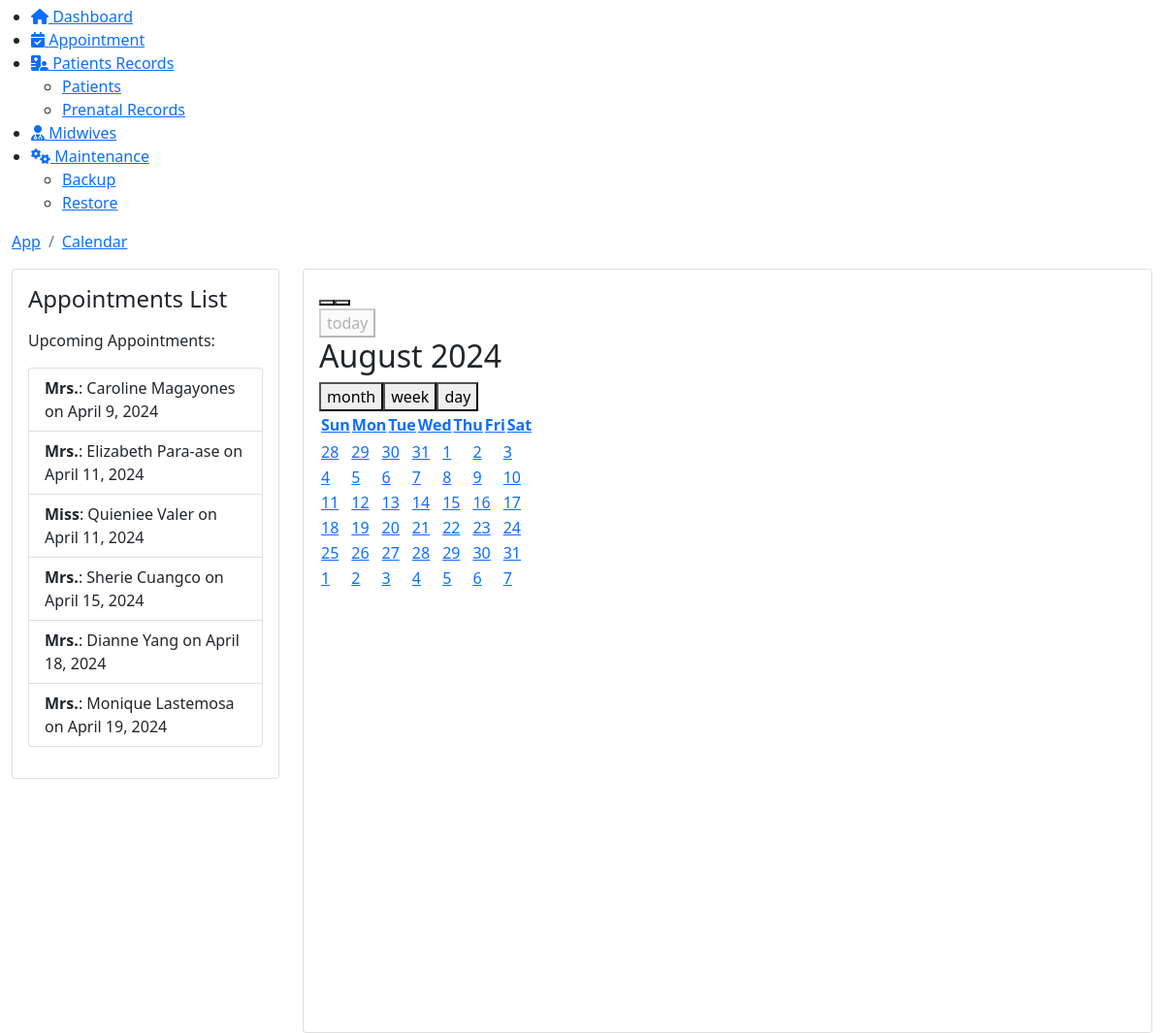
Page /admin/app_calendar.php (lower part) on the earlier database version.
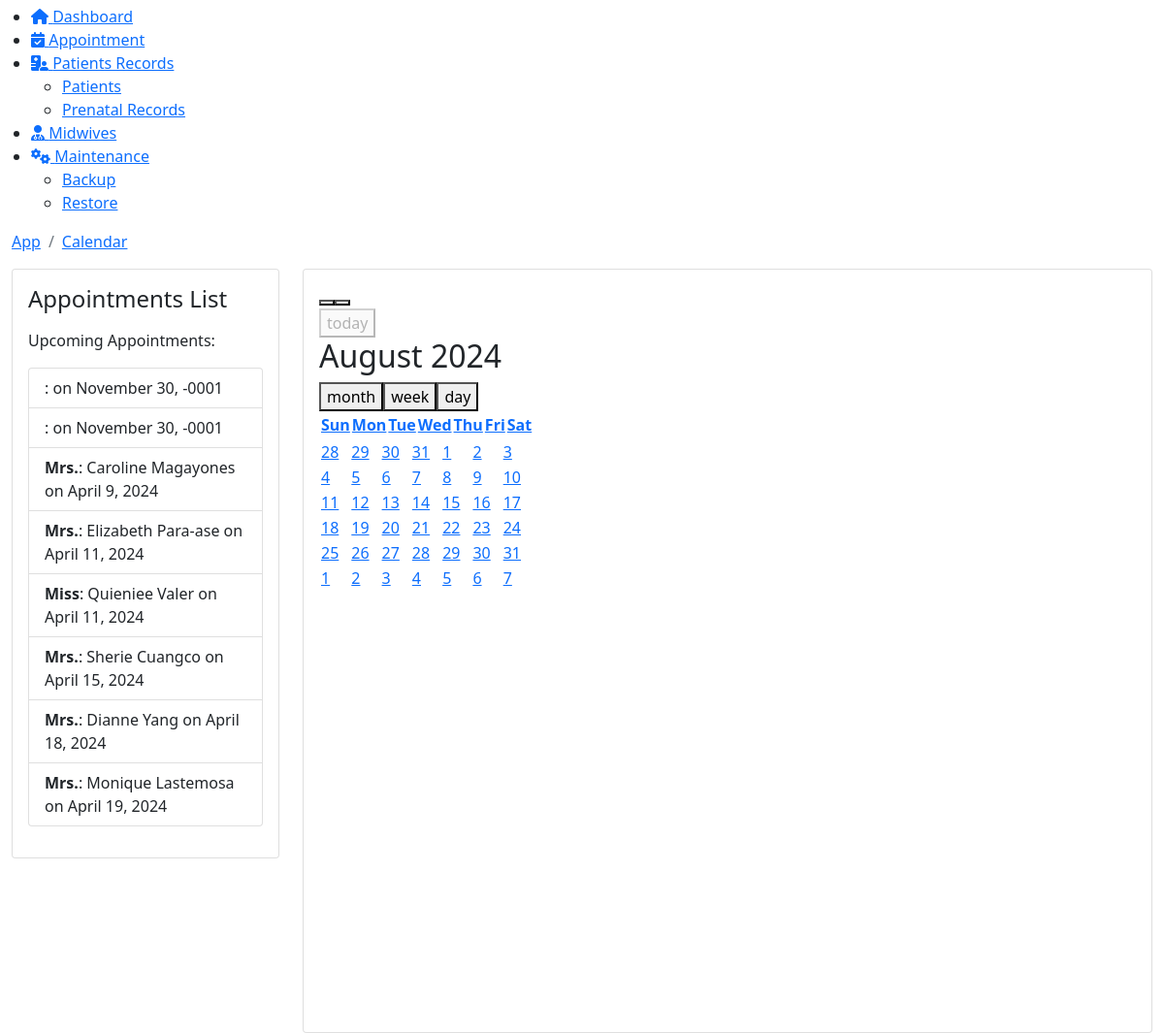
Same page on the later database version.
### tables this page shows
CREATE TABLE `appointments` (
  `A_Id` int(11) NOT NULL AUTO_INCREMENT,
  `Title` varchar(10) NOT NULL,
  `FirstName` varchar(50) NOT NULL,
  `LastName` varchar(50) NOT NULL,
  `DateOfAppointment` date NOT NULL,
  `StartTime` time NOT NULL,
  `EndTime` time NOT NULL,
  `Address` varchar(100) NOT NULL,
  `Mobile` varchar(15) NOT NULL,
  `Consult_Doc` varchar(50) NOT NULL,
  `Email` varchar(100) NOT NULL,
  `Conditions` text NOT NULL,
  `Note` text NOT NULL,
  `Accepted` int(11) DEFAULT 2,
  PRIMARY KEY (`A_Id`)
);

### admin/app_calendar.php (the view, shortened to what this page needs)
<!DOCTYPE html>
<html lang="en">
    <head>
		 <link href="https://eres.dexignzone.com/codeigniter/demo/public/assets/vendor/fullcalendar/css/main.min.css" rel="stylesheet" type="text/css"/>
		 <link href="https://eres.dexignzone.com/codeigniter/demo/public/assets/vendor/bootstrap-select/dist/css/bootstrap-select.min.css" rel="stylesheet" type="text/css"/>
    <link class="main-css" href="https://eres.dexignzone.com/codeigniter/demo/public/assets/css/style.css" rel="stylesheet" type="text/css"/>
	<link rel="stylesheet" href="https://cdnjs.cloudflare.com/ajax/libs/font-awesome/6.5.1/css/all.min.css" />
</head>
<body>
    <div id="main-wrapper">
<div class="header">
	<div class="header-content">
		<nav class="navbar navbar-expand">
				<?php
				include './template/header2.php';
				?>
		</nav>
	</div>
</div>
<?php
include './template/sidebar.php';
?>
<div class="content-body">
    <div class="container-fluid">
        <div class="page-titles">
        <ol class="breadcrumb">
            <li class="breadcrumb-item"><a href="javascript:void(0)">App</a></li>
            <li class="breadcrumb-item active"><a href="javascript:void(0)">Calendar</a></li>
        </ol>
        </div>
        <div class="row">
    <div class="col-xl-3 col-xxl-4">
        <div class="card">
            <div class="card-body">
                <h4 class="card-intro-title">Appointments List</h4>
                <div class="">
                    <div id="appointments-list" class="my-3">
                        <p>Upcoming Appointments:</p>
                        <?php
                        include_once './connection/conn.php';
                        $sql = "SELECT A_Id, Title, CONCAT(FirstName, ' ', LastName) AS name, DateOfAppointment FROM appointments ORDER BY DateOfAppointment";
                        $result = $conn->query($sql);
                        if ($result->num_rows > 0) {
                            echo '<ul class="list-group">';
                            while ($row = $result->fetch_assoc()) {
                                $date = new DateTime($row['DateOfAppointment']);
                                echo '<li class="list-group-item">';
                                echo '<strong>' . htmlspecialchars($row['Title']) . '</strong>: ' . htmlspecialchars($row['name']) . ' on ' . $date->format('F j, Y');
                                echo '</li>';
                            }
                            echo '</ul>';
                        } else {
                            echo '<p>No appointments found.</p>';
                        }
                        ?>
                    </div>
                </div>
            </div>
        </div>
    </div>
    <div class="col-xl-9 col-xxl-8">
        <div class="card">
            <div class="card-body">
                <div id="calendar" class="app-fullcalendar"></div>
            </div>
        </div>
    </div>
</div>
	</div>
</body>
</html>

Differences in the rows shown:
added appointments: DateOfAppointment "November 30, -0001"
added appointments: DateOfAppointment "November 30, -0001"
